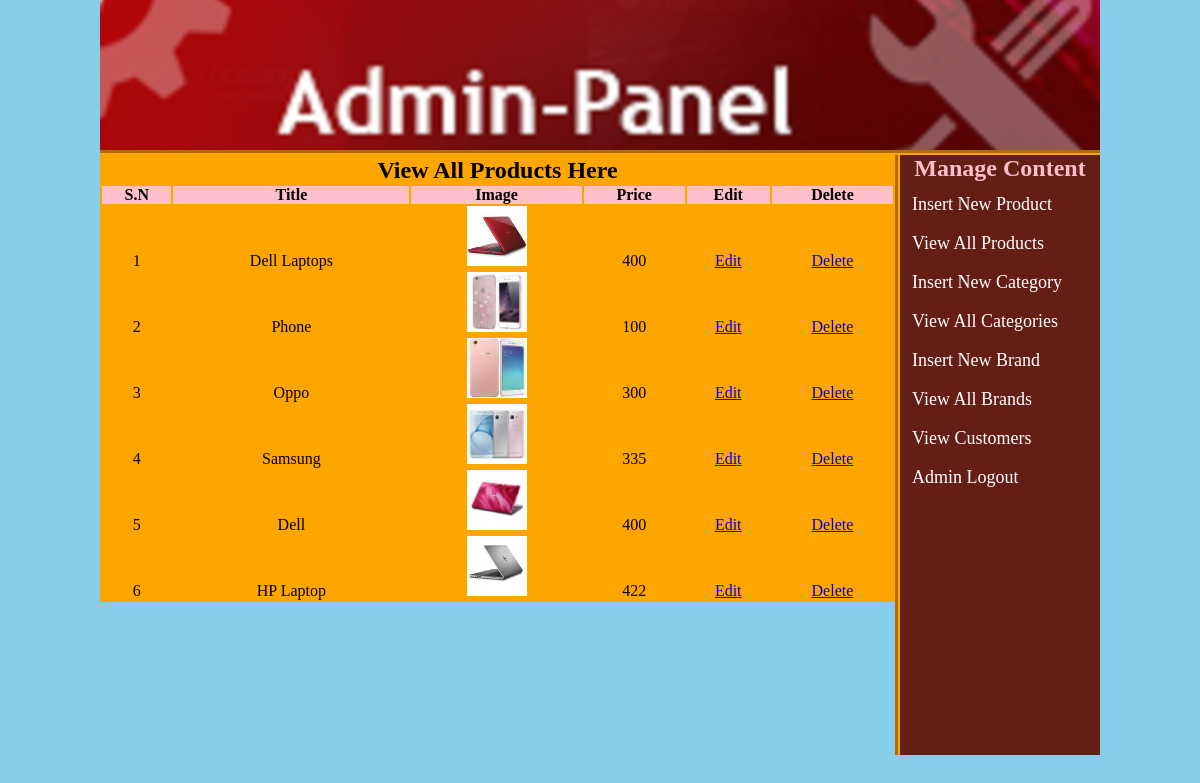
Page /admin_area/index.php?view_products (signed in) on the committed database.
### tables this page shows
CREATE TABLE `products` (
  `product_id` int(100) NOT NULL,
  `product_cat` int(100) NOT NULL,
  `product_brand` int(100) NOT NULL,
  `product_title` varchar(255) NOT NULL,
  `product_price` int(100) NOT NULL,
  `product_desc` text NOT NULL,
  `product_image` text NOT NULL,
  `product_keywords` text NOT NULL
);

### admin_area/view_products.php (the view)
<table width="795" align="center" bgcolor="orange">
<tr align="center"  >
	<td colspan="6"><h2>View All Products Here</h2></td>
</tr>
<tr align="center" bgcolor="pink">
	<th>S.N</th>
	<th>Title</th>
	<th>Image</th>
	<th>Price</th>
	<th>Edit</th>
	<th>Delete</th>
</tr>
<?php
include("includes/db.php");
$get_pro = "select * from products";
$run_pro = mysqli_query($con , $get_pro);
$i = 0;
while ($row_pro = mysqli_fetch_array($run_pro)){
	$pro_id = $row_pro['product_id'];
	$pro_title = $row_pro['product_title'];
	$pro_image = $row_pro['product_image'];
	$pro_price = $row_pro['product_price'];
	$i++;
?>
<tr align="center">
	<td><?php echo $i; ?></td>
	<td><?php echo $pro_title; ?></td>
	<td><img src="product_images/<?php echo $pro_image; ?>" width="60" height="60" /></td>
	<td><?php echo $pro_price; ?></td>
	<td><a href="index.php?edit_pro=<?php echo $pro_id; ?>">Edit</a></td>
	<td><a href="delete_pro.php?delete_pro=<?php echo $pro_id; ?>">Delete</a></td>
</tr>
<?php } ?>
</table>

### admin_area/styles/style.css (style rules this page uses)
html, body, div, span, applet, object, iframe, h1, h2, h3, h4, h5, h6, p, blockquote, pre, a, abbr, acronym, address, big, cite, code, del, dfn, em, img, ins, kbd, q, s, samp, small, strike, strong, sub, sup, tt, var, b, u, i, center, dl, dt, dd, ol, ul, li, fieldset, form, label, legend, table, caption, tbody, tfoot, thead, tr, th, td, article, aside, canvas, details, embed, figure, figcaption, footer, header, hgroup, menu, nav, output, ruby, section, summary, time, mark, audio, video { margin: 0; padding: 0; border: 0; vertical-align: baseline; }
body { background:skyblue; }

### rows in the picture
products: product_title "Dell Laptops", product_image (picture), product_price "400"
products: product_title "Phone", product_image (picture), product_price "100"
products: product_title "Oppo", product_image (picture), product_price "300"
products: product_title "Samsung", product_image (picture), product_price "335"
products: product_title "Dell", product_image (picture), product_price "400"
products: product_title "HP Laptop", product_image (picture), product_price "422"
